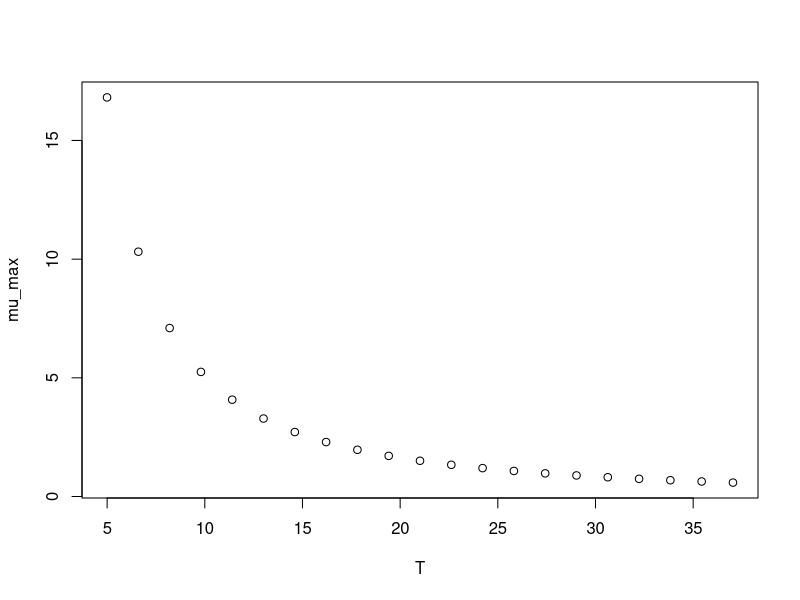

Recreate this plot in R.
#############################
# start of Parameter script
#############################
T <- seq(4.995004995005,37.037,length.out=21)
#############################
# end of Parameter script
#############################
############################# 
# start of Model script Gropin ID 1256 
#############################
 
# constant coefficients for this model
 
variables <- data.frame(T)
argumentsPar <- expand.grid(variables)
 
# heart of the model
response_surface <- function(T) {
   mumax <-(-0.2072)+(20.72/T)+(321.2/(T^2))

return(mumax=mumax)
} 

# output parameters
mumax <- cbind(argumentsPar,response_surface(argumentsPar['T']))
colnames(mumax) <- c(colnames(argumentsPar),'mumax')
#############################
# End of Model script
#############################
############################# 
# start of Visualisation script Gropin ID 1256 
#############################
plot(T,mumax$mumax,
                          xlab='T',
                          ylab='mu_max')
#############################
# End of Visualisation script
#############################
